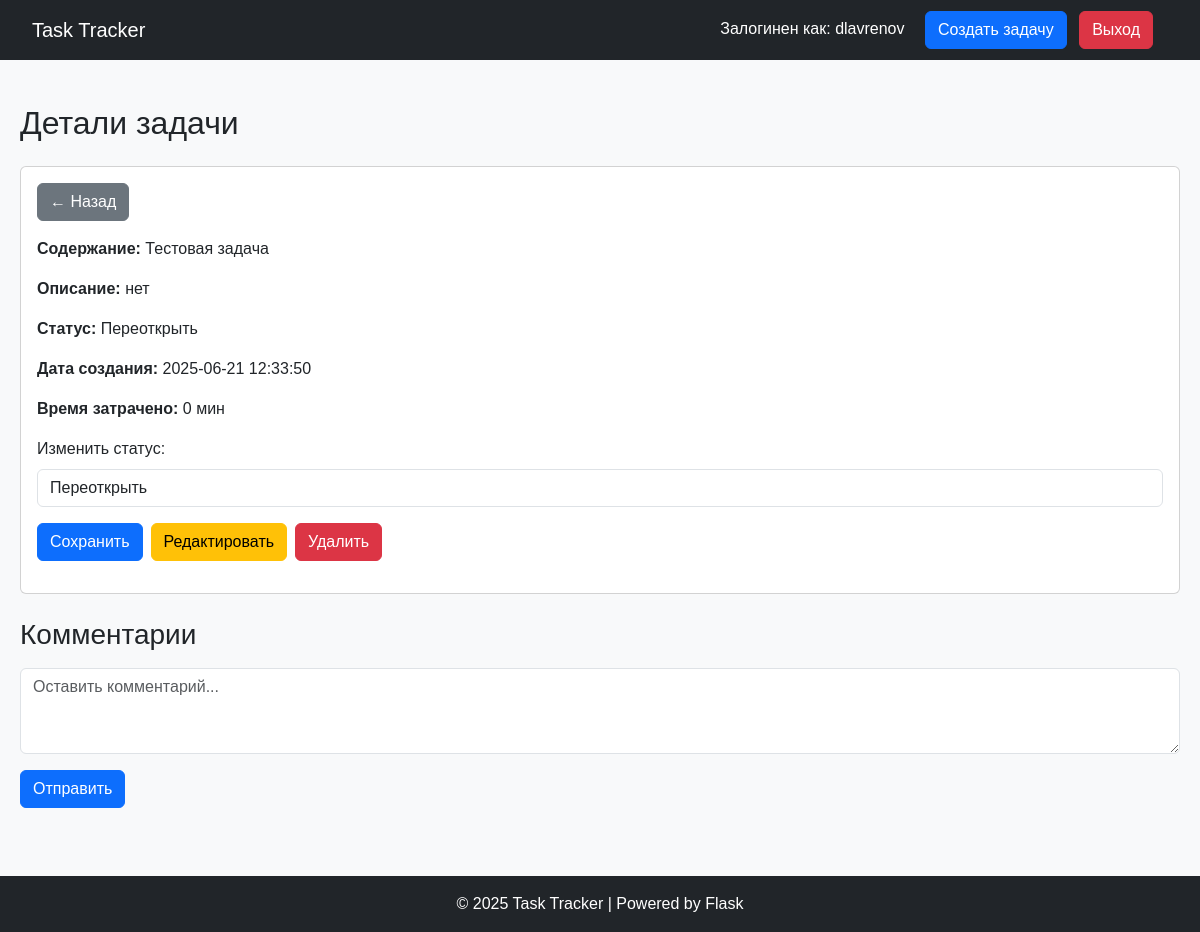
Screenshot of /task/6 (signed in) with the database file from the repository.
### tables this page shows
CREATE TABLE users (
                id INTEGER PRIMARY KEY AUTOINCREMENT,
                username TEXT UNIQUE NOT NULL,
                password TEXT NOT NULL,
                is_admin BOOLEAN DEFAULT 0
            );

CREATE TABLE tasks (
                id INTEGER PRIMARY KEY AUTOINCREMENT,
                content TEXT NOT NULL,
                description TEXT,
                done BOOLEAN NOT NULL DEFAULT 0,
                created_at DATETIME DEFAULT CURRENT_TIMESTAMP,
                time_spent INTEGER DEFAULT 0,
                user_id INTEGER NOT NULL, status TEXT DEFAULT "активно",
                FOREIGN KEY(user_id) REFERENCES users(id)
            );

### app.py (the view)
@app.route('/task/<int:task_id>')
@login_required
def task_detail(task_id):
    with sqlite3.connect(DB) as conn:
        cur = conn.cursor()
        cur.execute("""
            SELECT id, content, description, done, created_at, time_spent, status
            FROM tasks WHERE id = ? AND user_id = ?
        """, (task_id, current_user.id))
        task = cur.fetchone()
        if not task:
            return "Задача не найдена", 404
        cur.execute("""
            SELECT c.text, c.created_at, u.username
            FROM comments c
            JOIN users u ON c.user_id = u.id
            WHERE c.task_id = ?
            ORDER BY c.created_at DESC
        """, (task_id,))
        comments = cur.fetchall()
    return render_template('task_detail.html', task=task, comments=comments)

### app.py (called while the page is built)
@login_manager.user_loader
def load_user(user_id):
    with sqlite3.connect(DB) as conn:
        cur = conn.cursor()
        cur.execute("SELECT id, username, is_admin FROM users WHERE id=?", (user_id,))
        user_data = cur.fetchone()
        if user_data:
            return User(*user_data)
    return None

### templates/task_detail.html (shortened to what this page needs)
{% extends "base.html" %}
{% block content %}
<h2 class="mb-4">Детали задачи</h2>
<div class="card mb-4">
    <div class="card-body">
        <a href="{{ url_for('tasks') }}" class="btn btn-secondary mb-3">← Назад</a>
        <p><strong>Содержание:</strong> {{ task[1] }}</p>
        <p><strong>Описание:</strong> {{ task[2] or 'нет' }}</p>
        <p><strong>Статус:</strong> {{ task[6] }}</p>
        <p><strong>Дата создания:</strong> {{ task[4] }}</p>
        <p><strong>Время затрачено:</strong> {{ task[5] // 60 }} мин</p>
        <form method="post" action="{{ url_for('update_status', task_id=task[0]) }}">
            <div class="mb-3">
                <label for="status" class="form-label">Изменить статус:</label>
                <select name="status" id="status" class="form-control">
                    <option value="Переоткрыть" {% if task[6] == 'Переоткрыть' %}selected{% endif %}>Переоткрыть</option>
                </select>
            </div>
            <div class="d-flex gap-2 mb-3">
                <button type="submit" class="btn btn-primary">Сохранить</button>
                <a href="{{ url_for('edit_task', task_id=task[0]) }}" class="btn btn-warning">Редактировать</a>
                <a href="{{ url_for('delete', task_id=task[0]) }}" class="btn btn-danger">Удалить</a>
            </div>
        </form>
    </div>
</div>
<h3 class="mb-3">Комментарии</h3>
<form method="post" action="{{ url_for('add_comment', task_id=task[0]) }}" class="mb-4">
    <div class="mb-3">
        <textarea name="comment" class="form-control" rows="3" placeholder="Оставить комментарий..." required></textarea>
    </div>
    <button type="submit" class="btn btn-primary">Отправить</button>
</form>
{% endblock %}

### templates/base.html (shortened to what this page needs)
<!DOCTYPE html>
<html lang="ru">
<head>
    <link href="https://cdn.jsdelivr.net/npm/bootstrap@5.3.0/dist/css/bootstrap.min.css"  rel="stylesheet">
    <link rel="stylesheet" href="{{ url_for('static', filename='style.css') }}">
</head>
<body class="d-flex flex-column min-vh-100">
<nav class="navbar navbar-expand-lg navbar-dark bg-dark">
    <div class="container-fluid">
        <a class="navbar-brand" href="{{ url_for('tasks') }}">Task Tracker</a>
        <div class="ms-auto">
            {% if current_user.is_authenticated %}
                <span class="text-white me-3">Залогинен как: {{ current_user.username }}</span>
                <a href="{{ url_for('create_task') }}" class="btn btn-primary me-2 btn-custom-size">Создать задачу</a>
                <a href="{{ url_for('logout') }}" class="btn btn-danger btn-custom-size">Выход</a>
            {% else %}
                <a href="{{ url_for('login') }}" class="btn btn-primary btn-sm me-2">Войти</a>
                <a href="{{ url_for('register') }}" class="btn btn-secondary btn-sm">Регистрация</a>
            {% endif %}
        </div>
    </div>
</nav>
<div class="container my-4 flex-grow-1">
    {% block content %}{% endblock %}
</div>
<footer class="bg-dark text-white text-center py-3 mt-auto">
    &copy; 2025 Task Tracker | Powered by Flask
</footer>
</body>
</html>

### static/style.css (style rules this page uses)
body { font-family: Arial, sans-serif; margin: 0; padding: 0; background-color: #f8f9fa; }
.container { max-width: 1200px; margin: 0 auto; padding: 20px; }
h1, h2, h3 { margin-top: 0; }
.navbar { background-color: #343a40; color: white; padding: 10px 20px; }
.navbar a { color: white; text-decoration: none; margin-right: 15px; }

### rows the page displays
users: username "dlavrenov"
tasks: content "Тестовая задача", description "нет", status "Переоткрыть", created_at "2025-06-21 12:33:50", time_spent "0"
